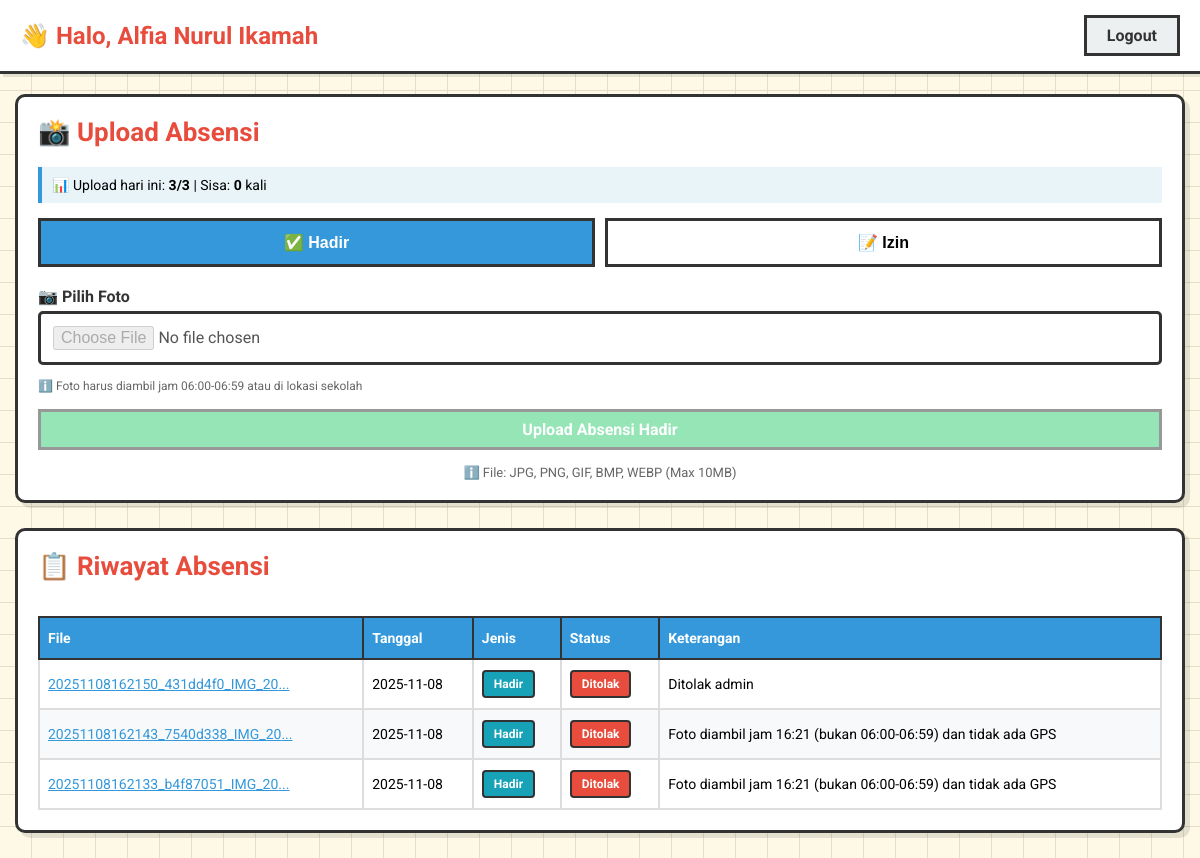
The page /upload (signed in) on the database as committed earlier.
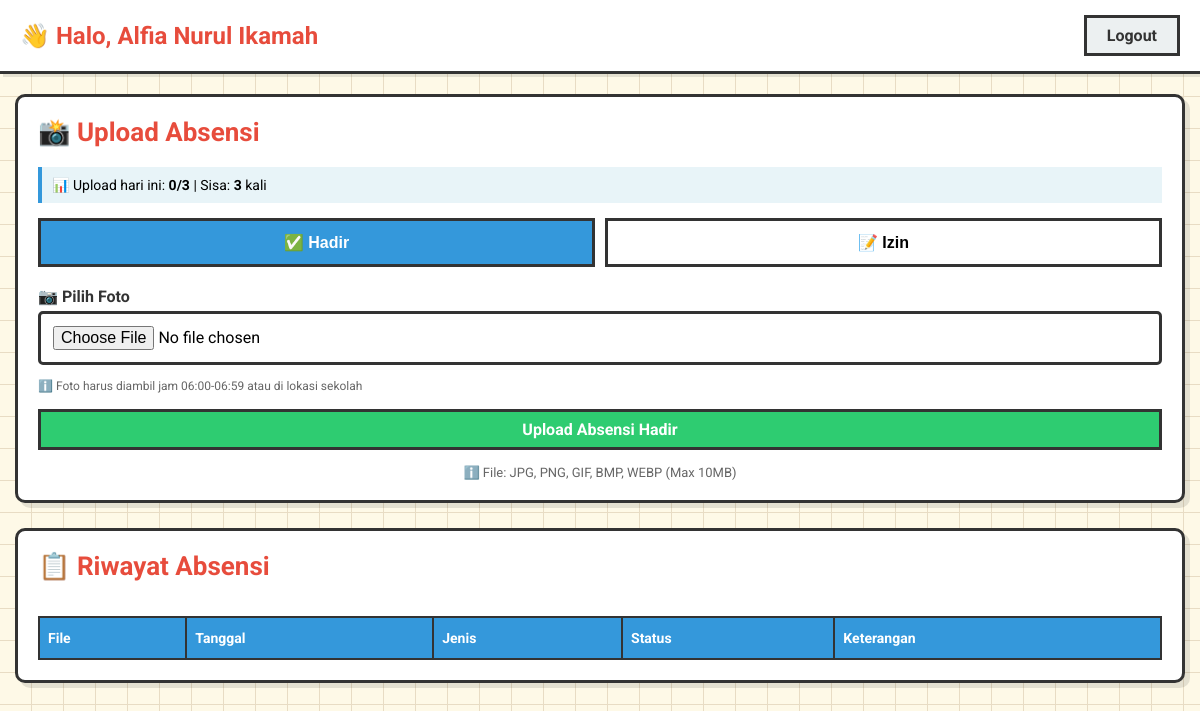
The same page on the database as committed later.
### tables this page shows
CREATE TABLE absensi (
                    id INTEGER PRIMARY KEY AUTOINCREMENT,
                    user_id INTEGER NOT NULL,
                    filename TEXT NOT NULL,
                    tanggal TEXT NOT NULL,
                    datetime_exif TEXT,
                    latitude REAL,
                    longitude REAL,
                    status TEXT CHECK(status IN ('Pending', 'Disetujui', 'Ditolak')),
                    alasan TEXT,
                    exif_text TEXT,
                    jenis TEXT DEFAULT 'hadir' CHECK(jenis IN ('hadir', 'izin')),
                    keterangan_izin TEXT,
                    created_at TIMESTAMP DEFAULT CURRENT_TIMESTAMP,
                    FOREIGN KEY(user_id) REFERENCES users(id) ON DELETE CASCADE
                 );

### app.py (the view, shortened to what this page needs)
@app.route('/upload', methods=['GET','POST'])
@login_required
def upload():
    cleanup_old_photos_async()
    upload_count = count_today_uploads(session['user_id'])
    remaining = MAX_UPLOAD_PER_DAY - upload_count
    conn = get_db_conn()
    c = conn.cursor()
    c.execute("SELECT filename,tanggal,status,alasan FROM absensi WHERE user_id=? ORDER BY id DESC LIMIT 50",
              (session['user_id'],))
    rows = c.fetchall()
    conn.close()
    return render_template('index.html', username=session.get('nama'), uploads=rows,
                         upload_count=upload_count, remaining=remaining, max_upload=MAX_UPLOAD_PER_DAY)

### app.py (called while the page is built)
def login_required(f):
    @wraps(f)
    def decorated_function(*args, **kwargs):
        if 'user_id' not in session:
            flash("Silakan login terlebih dahulu", "warning")
            return redirect(url_for('login'))
        return f(*args, **kwargs)
    return decorated_function

def get_db_conn():
    conn = sqlite3.connect(DATABASE)
    conn.row_factory = sqlite3.Row
    conn.execute("PRAGMA foreign_keys = ON")
    return conn

def count_today_uploads(user_id):
    conn = get_db_conn()
    c = conn.cursor()
    today = datetime.now().strftime("%Y-%m-%d")
    c.execute("SELECT COUNT(*) as count FROM absensi WHERE user_id=? AND tanggal=?", (user_id, today))
    result = c.fetchone()
    conn.close()
    return result['count'] if result else 0

### templates/index.html (shortened to what this page needs)
<!doctype html>
<html lang="en">
<head>
</head>
<body>
<nav>
  <span class="navbar-brand">👋 Halo, {{ username }}</span>
  <div>
    <a class="btn btn-outline-secondary" href="/logout">Logout</a>
  </div>
</nav>
<div class="container">
  <div class="card">
    <h5>📸 Upload Absensi</h5>
    <div class="upload-info">
      📊 Upload hari ini: <strong>{{ upload_count }}/{{ max_upload }}</strong> |
      Sisa: <strong>{{ remaining }}</strong> kali
    </div>
    <div class="upload-tabs">
      <button class="tab-btn active" onclick="switchTab('hadir')">✅ Hadir</button>
      <button class="tab-btn" onclick="switchTab('izin')">📝 Izin</button>
    </div>
    <div id="tab-hadir" class="tab-content active">
      <form method="post" action="/upload" enctype="multipart/form-data">
        <div class="form-group">
          <label>📷 Pilih Foto</label>
          <input class="form-control" type="file" name="file" accept="image/*" required
                 {% if remaining <= 0 %}disabled{% endif %}>
          <small style="color: #666; font-size: 12px;">
            ℹ️ Foto harus diambil jam 06:00-06:59 atau di lokasi sekolah
          </small>
        </div>
        <div class="submit-btn-container">
          <button class="btn btn-success" type="submit" style="width: 100%;"
                  {% if remaining <= 0 %}disabled{% endif %}>
            Upload Absensi Hadir
          </button>
        </div>
      </form>
    </div>
    <p style="margin-top: 15px; font-size: 13px; color: #666; text-align: center;">
      ℹ️ File: JPG, PNG, GIF, BMP, WEBP (Max 10MB)
    </p>
  </div>
  <div class="card">
    <h5>📋 Riwayat Absensi</h5>
    <div class="table-responsive">
      <table>
        <thead>
          <tr>
            <th>File</th>
            <th>Tanggal</th>
            <th>Jenis</th>
            <th>Status</th>
            <th>Keterangan</th>
          </tr>
        </thead>
        <tbody>
          {% for r in uploads %}
            <tr>
              <td>
                <a href="/uploads/{{ r['filename'] }}" target="_blank">
                  {{ r['filename'][:30] }}...
                </a>
              </td>
              <td>{{ r['tanggal'] }}</td>
              <td>
                {% if r['jenis'] == 'izin' %}
                  <span class="badge badge-izin">Izin</span>
                {% else %}
                  <span class="badge badge-hadir">Hadir</span>
                {% endif %}
              </td>
              <td>
                {% if r['status'] == 'Disetujui' %}
                  <span class="badge bg-success">Disetujui</span>
                {% elif r['status'] == 'Pending' %}
                  <span class="badge bg-warning">Pending</span>
                {% else %}
                  <span class="badge bg-danger">Ditolak</span>
                {% endif %}
              </td>
              <td>
                {% if r['jenis'] == 'izin' and r['keterangan_izin'] %}
                  <strong>Izin:</strong> {{ r['keterangan_izin'][:50] }}
                  {% if r['keterangan_izin']|length > 50 %}...{% endif %}
                  <br><small style="color: #666;">{{ r['alasan'] }}</small>
                {% else %}
                  {{ r['alasan'] }}
                {% endif %}
              </td>
            </tr>
          {% endfor %}
        </tbody>
      </table>
    </div>
  </div>
</div>
</body>
</html>

Rows that differ between the two databases and show on the page:
removed absensi: filename "20251108162150_431dd4f0_IMG_20", tanggal "2025-11-08", status "Ditolak", alasan "Ditolak admin"
removed absensi: filename "20251108162143_7540d338_IMG_20", tanggal "2025-11-08", status "Ditolak", alasan "Foto diambil jam 16:21 (bukan 06:00-06:59) dan tidak ada GPS"
no longer on this page (row edited): absensi: filename "20251108162133_b4f87051_IMG_20", tanggal "2025-11-08", status "Ditolak", alasan "Foto diambil jam 16:21 (bukan 06:00-06:59) dan tidak ada GPS"
Other text that changed with them:
{{ upload_count }}: "3" → "0"
{{ remaining }}: "0" → "3"
